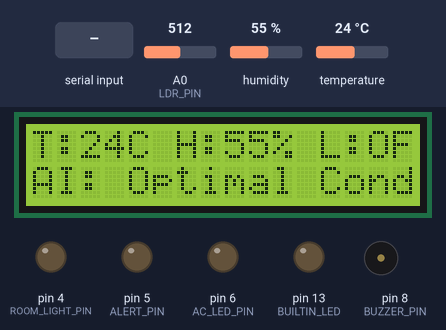
This sketch was run on a simulated Arduino Uno, built with avr-gcc and run on an emulated ATmega328P. Parts: 16×2 character LCD, output pins drawn as LEDs (lit = HIGH), buzzer (waves = sounding). The test bench sets the inputs (shaded band); at power-on: A0 (LDR_PIN) = 512, temperature 24 °C, humidity 55 %. Pins used as bus, display or sensor lines are not drawn; what the sketch prints to the serial monitor is not drawn.

Above: at 3.0 s.
3.1 s: A0 (LDR_PIN) set to 53
4.6 s: A0 (LDR_PIN) set to 44
At 6.1 s:
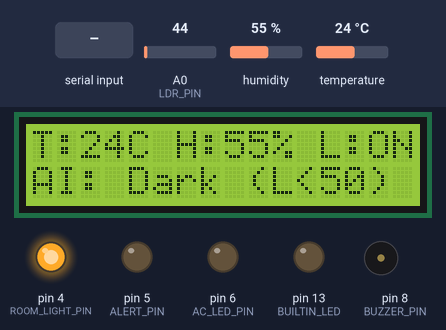
6.4 s: temperature set to 26 °C
At 8.5 s:
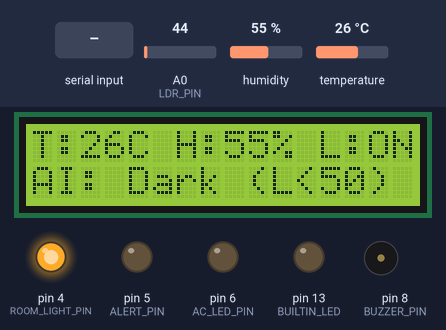
9.4 s: temperature set to 29 °C
At 12.1 s:
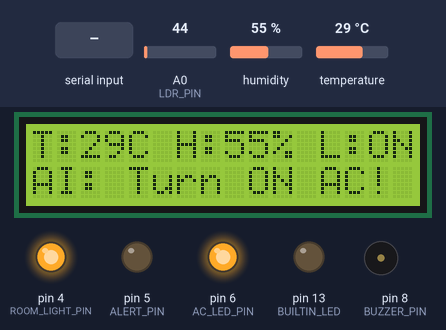
12.4 s: "MSG: 45\n" received over Serial
At 12.8 s:
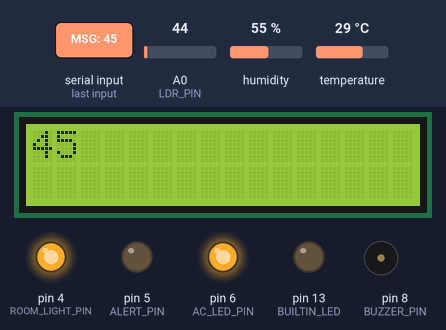
18.4 s: "SET_LIGHT:\n" received over Serial
At 21.2 s:
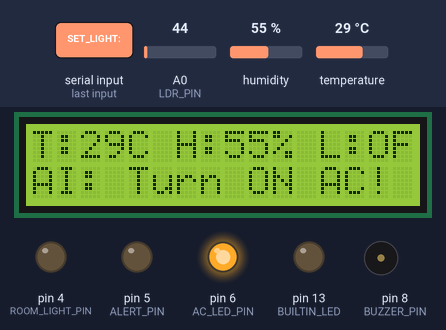
Timing chart, 0 to 22.4 s (numbered marks = the images above; inputs shaded):
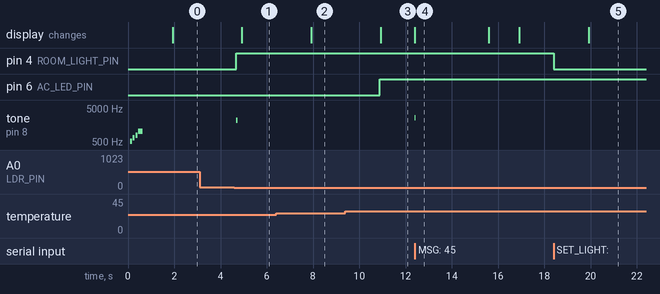

The sketch:

tmp.ino
```cpp
#include <Wire.h>
#include <LiquidCrystal_I2C.h>
#include <DHT.h>

// Pins
#define DHTPIN 7
#define DHTTYPE DHT11
#define LDR_PIN A0
#define ROOM_LIGHT_PIN 4
#define ALERT_PIN 5
#define AC_LED_PIN 6
#define BUZZER_PIN 8
#define BUILTIN_LED 13

// Hysteresis thresholds for light control (< 50 is pitch dark)
const int LDR_DARK_THRESHOLD = 50;
const int LDR_LIGHT_THRESHOLD = 70;

// Initialize sensors and actuators
DHT dht(DHTPIN, DHTTYPE);
LiquidCrystal_I2C lcd(0x27, 16, 2);

// State variables
float currentTemp = 25.0;
float currentHum = 50.0;
int currentLdr = 500;
bool lightState = false;
bool acLedState = false;
bool alertLedState = false;
bool autoLightEnabled = true;
bool isDark = false;

// Non-blocking loop timers
unsigned long lastTelemetry = 0;
unsigned long lastDhtCheck = 0;
unsigned long lastLdrCheck = 0;

// Multi-page LCD Message Paging Engine
char msgPages[6][2][17];        // Up to 6 pages, 2 lines of max 16 chars each
int totalPages = 0;
int currentPage = 0;
unsigned long lastPageFlip = 0;
const unsigned long PAGE_DURATION = 3200; // 3.2 seconds per page
bool isPagingMessage = false;

// Single-page LCD Override timer
unsigned long lcdOverrideUntil = 0;
bool isLcdOverridden = false;

// Universal Buzzer Tone helper (supports both passive and active buzzers)
void chirpBuzzer(int freq, int durationMs) {
  if (freq > 0) {
    tone(BUZZER_PIN, freq);
  }
  digitalWrite(BUZZER_PIN, HIGH);
  delay(durationMs);
  noTone(BUZZER_PIN);
  digitalWrite(BUZZER_PIN, LOW);
}

// Futuristic AI Startup Melody (4-note ascending boot chime)
void playAiStartupSound() {
  int melody[] = {523, 659, 784, 1046}; // C5, E5, G5, C6
  int durations[] = {90, 90, 90, 200};
  for (int i = 0; i < 4; i++) {
    tone(BUZZER_PIN, melody[i]);
    digitalWrite(BUZZER_PIN, HIGH);
    delay(durations[i]);
    noTone(BUZZER_PIN);
    digitalWrite(BUZZER_PIN, LOW);
    delay(25);
  }
}

// Renders the active page of a multi-page message
void renderCurrentPage() {
  if (totalPages == 0) return;
  lcd.clear();
  lcd.setCursor(0, 0);
  lcd.print(msgPages[currentPage][0]);
  lcd.setCursor(0, 1);
  lcd.print(msgPages[currentPage][1]);
}

// Word-wraps full text into 16-character lines and packs them into 2-line pages
void prepareMessagePages(String text) {
  text.trim();
  int textLen = text.length();
  if (textLen == 0) return;

  // Clear existing pages
  totalPages = 0;
  currentPage = 0;
  for (int p = 0; p < 6; p++) {
    for (int l = 0; l < 2; l++) {
      memset(msgPages[p][l], 0, 17);
    }
  }

  int currentLine = 0;
  int currentPos = 0;

  while (currentPos < textLen && currentLine < 12) {
    // Skip leading spaces
    while (currentPos < textLen && text.charAt(currentPos) == ' ') {
      currentPos++;
    }
    if (currentPos >= textLen) break;

    int lineLen = 0;
    int lastSpace = -1;

    // Look ahead up to 16 characters
    for (int i = 0; i < 16 && (currentPos + i) < textLen; i++) {
      if (text.charAt(currentPos + i) == ' ') {
        lastSpace = i;
      }
      lineLen = i + 1;
    }

    int charsToTake = lineLen;
    // If reached 16 chars and next char isn't a space, break on the last space to prevent word slicing
    if (lineLen == 16 && (currentPos + 16) < textLen && text.charAt(currentPos + 16) != ' ') {
      if (lastSpace > 0) {
        charsToTake = lastSpace;
      }
    }

    int pageIdx = currentLine / 2;
    int lineIdx = currentLine % 2;

    for (int j = 0; j < charsToTake; j++) {
      msgPages[pageIdx][lineIdx][j] = text.charAt(currentPos + j);
    }
    msgPages[pageIdx][lineIdx][charsToTake] = '\0';

    currentPos += charsToTake;
    currentLine++;
  }

  totalPages = (currentLine + 1) / 2;
  if (totalPages == 0 && currentLine > 0) totalPages = 1;

  isPagingMessage = true;
  isLcdOverridden = false;
  lastPageFlip = millis();

  // Show Page 1 immediately
  renderCurrentPage();
  // Soft audio pip signaling incoming AI message
  chirpBuzzer(2600, 40);
}

void parseSerialCommand(String cmd) {
  cmd.trim();
  String commandId = "";
  if (cmd.startsWith("CMD:")) {
    int idSep = cmd.indexOf(':', 4);
    if (idSep > 4) {
      commandId = cmd.substring(4, idSep);
      cmd = cmd.substring(idSep + 1);
      cmd.trim();
    }
  }

  // Full AI response paging command
  if (cmd.startsWith("MSG:")) {
    String message = cmd.substring(4);
    prepareMessagePages(message);
  }
  else if (cmd.startsWith("CLEAR_LCD") || cmd.startsWith("RESET_LCD")) {
    isPagingMessage = false;
    isLcdOverridden = false;
    totalPages = 0;
    currentPage = 0;
    lcd.clear();
  }
  else if (cmd.startsWith("SET_LCD:")) {
    String payload = cmd.substring(8);
    int firstSep = payload.indexOf('|');
    int secondSep = payload.indexOf('|', firstSep + 1);

    if (firstSep != -1) {
      String line0 = payload.substring(0, firstSep);
      String line1 = (secondSep != -1) ? payload.substring(firstSep + 1, secondSep) : payload.substring(firstSep + 1);
      int duration = (secondSep != -1) ? payload.substring(secondSep + 1).toInt() : 8000;

      isPagingMessage = false;
      lcd.clear();
      lcd.setCursor(0, 0);
      lcd.print(line0.substring(0, 16));
      lcd.setCursor(0, 1);
      lcd.print(line1.substring(0, 16));

      lcdOverrideUntil = millis() + duration;
      isLcdOverridden = true;
    }
  }
  else if (cmd.startsWith("AI_WAKE") || cmd.startsWith("STARTUP_SOUND")) {
    playAiStartupSound();
  }
  else if (cmd.startsWith("SET_LIGHT:")) {
    int state = cmd.substring(10).toInt();
    autoLightEnabled = false;
    lightState = (state == 1);
    digitalWrite(ROOM_LIGHT_PIN, lightState ? HIGH : LOW);
  }
  else if (cmd.startsWith("AUTO_LIGHT:")) {
    int state = cmd.substring(11).toInt();
    autoLightEnabled = (state == 1);
  }
  else if (cmd.startsWith("SET_AC_LED:")) {
    int state = cmd.substring(11).toInt();
    acLedState = (state == 1);
    digitalWrite(AC_LED_PIN, acLedState ? HIGH : LOW);
  }
  else if (cmd.startsWith("SET_ALERT:")) {
    int state = cmd.substring(10).toInt();
    alertLedState = (state == 1);
    digitalWrite(ALERT_PIN, alertLedState ? HIGH : LOW);
  }
  else if (cmd.startsWith("BEEP:")) {
    String payload = cmd.substring(5);
    int sep = payload.indexOf('|');
    int freq = (sep != -1) ? payload.substring(0, sep).toInt() : 2000;
    int duration = (sep != -1) ? payload.substring(sep + 1).toInt() : 250;
    chirpBuzzer(freq, duration);
  }
  if (commandId.length() > 0) {
    Serial.print("ACK:");
    Serial.println(commandId);
  }
}

void setup() {
  Serial.begin(115200);

  // Pin Configuration
  pinMode(ROOM_LIGHT_PIN, OUTPUT);
  pinMode(ALERT_PIN, OUTPUT);
  pinMode(AC_LED_PIN, OUTPUT);
  pinMode(BUZZER_PIN, OUTPUT);
  pinMode(BUILTIN_LED, OUTPUT);
  pinMode(LDR_PIN, INPUT);

  digitalWrite(ROOM_LIGHT_PIN, LOW);
  digitalWrite(ALERT_PIN, LOW);
  digitalWrite(AC_LED_PIN, LOW);
  digitalWrite(BUZZER_PIN, LOW);

  // Initialize LCD
  Wire.begin();
  lcd.init();
  lcd.backlight();
  lcd.clear();
  lcd.setCursor(0, 0);
  lcd.print("AI Brain Online");
  lcd.setCursor(0, 1);
  lcd.print("Sensors Active  ");

  // Initialize DHT11
  dht.begin();

  // Play AI Startup Sound
  playAiStartupSound();

  delay(1200);
  lcd.clear();
}

void loop() {
  // 1. Process incoming Serial RPC Commands
  if (Serial.available() > 0) {
    String cmd = Serial.readStringUntil('\n');
    parseSerialCommand(cmd);
  }

  // 2. Handle Multi-Page LCD Message Paging Engine
  if (isPagingMessage) {
    if (millis() - lastPageFlip >= PAGE_DURATION) {
      lastPageFlip = millis();
      currentPage++;
      if (currentPage >= totalPages) {
        // Finished reading the entire message!
        isPagingMessage = false;
        lcd.clear();
      } else {
        renderCurrentPage();
        // Gentle tick audio indicator on page turn
        chirpBuzzer(2800, 20);
      }
    }
  }
  // 3. Clear single-page LCD override if expired
  else if (isLcdOverridden && millis() > lcdOverrideUntil) {
    isLcdOverridden = false;
    lcd.clear();
  }

  // 4. Read LDR Ambient Light (every 200ms) with LDR < 50 threshold & hysteresis
  if (millis() - lastLdrCheck >= 200) {
    lastLdrCheck = millis();
    currentLdr = analogRead(LDR_PIN);

    // Autonomous Light Control: Turn ON if LDR < 50, Turn OFF if LDR > 70
    if (autoLightEnabled) {
      if (currentLdr < LDR_DARK_THRESHOLD && !lightState) {
        lightState = true;
        digitalWrite(ROOM_LIGHT_PIN, HIGH);
        chirpBuzzer(2200, 70);
      } else if (currentLdr > LDR_LIGHT_THRESHOLD && lightState) {
        lightState = false;
        digitalWrite(ROOM_LIGHT_PIN, LOW);
      }
    }
    isDark = (currentLdr < LDR_DARK_THRESHOLD);
  }

  // 5. Read DHT11 Temperature & Humidity (every 1500ms)
  if (millis() - lastDhtCheck >= 1500) {
    lastDhtCheck = millis();
    float t = dht.readTemperature();
    float h = dht.readHumidity();

    if (!isnan(t) && t > -20.0 && t < 70.0) {
      currentTemp = t;
    }
    if (!isnan(h) && h >= 0.0 && h <= 100.0) {
      currentHum = h;
    }

    // Local comfort heuristic: AC recommended if warm/humid
    if (currentTemp >= 28.0 || (currentTemp >= 26.0 && currentHum >= 65.0)) {
      acLedState = true;
      digitalWrite(AC_LED_PIN, HIGH);
    } else {
      acLedState = false;
      digitalWrite(AC_LED_PIN, LOW);
    }

    // Update Default LCD Screen only if NOT showing an AI message or override
    if (!isPagingMessage && !isLcdOverridden) {
      lcd.setCursor(0, 0);
      char line0[17];
      snprintf(line0, sizeof(line0), "T:%2dC H:%2d%% L:%s",
               (int)currentTemp, (int)currentHum, lightState ? "ON " : "OFF");
      lcd.print(line0);

      lcd.setCursor(0, 1);
      if (acLedState) {
        lcd.print("AI: Turn ON AC! ");
      } else if (isDark) {
        lcd.print("AI: Dark (L<50) ");
      } else {
        lcd.print("AI: Optimal Cond");
      }
    }
  }

  // 6. Emit Periodic JSON Telemetry over USB (every 1000ms)
  if (millis() - lastTelemetry >= 1000) {
    lastTelemetry = millis();
    Serial.print("{\"temp\":");
    Serial.print(currentTemp, 1);
    Serial.print(",\"hum\":");
    Serial.print(currentHum, 1);
    Serial.print(",\"ldr\":");
    Serial.print(currentLdr);
    Serial.print(",\"light\":");
    Serial.print(lightState ? 1 : 0);
    Serial.print(",\"ac_led\":");
    Serial.print(acLedState ? 1 : 0);
    Serial.print(",\"alert_led\":");
    Serial.print(alertLedState ? 1 : 0);
    Serial.print(",\"auto_light\":");
    Serial.print(autoLightEnabled ? 1 : 0);
    Serial.println("}");
  }
}
```

Measured:
- the behaviour switches between 50 and 49 on A0 (LDR_PIN) (found by bisection; images 0 and 1)
- the behaviour switches between 27 and 28 °C on temperature (found by bisection; images 2 and 3)
- after the input at 3.1 s, every drawn part: stays the same
- after the input at 4.6 s, pin 4 (ROOM_LIGHT_PIN): LOW → HIGH after 0.07 s; tone on pin 8 (BUZZER_PIN): silent → 2200 Hz after 0.07 s, → silent 0.07 s later; the display: changes after 0.32 s (image 1)
- after the input at 6.4 s, the display: changes after 1.5 s (image 2)
- after the input at 9.4 s, pin 6 (AC_LED_PIN): LOW → HIGH after 1.5 s; the display: changes after 1.5 s (image 3)
- after the input at 12.4 s, tone on pin 8 (BUZZER_PIN): silent → 2600 Hz at once, → silent 0.04 s later; the display: changes at once (image 4)
- after the input at 18.4 s, pin 4 (ROOM_LIGHT_PIN): HIGH → LOW at once; the display: changes after 1.5 s (image 5)
